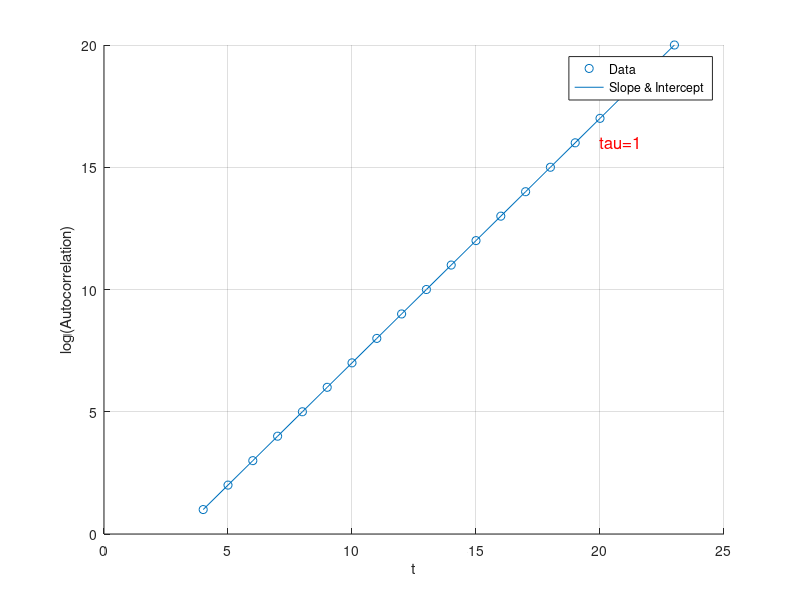

Recreate this plot in MATLAB.

n = 20;
x = (4:23).';
X = [ones(n,1) x];
y = (1:20).';
b = X\y;
yCalc = X*b;

scatter(x,y);
hold on
plot(x,yCalc);
xlabel('t')
ylabel('log(Autocorrelation)')
legend('Data','Slope & Intercept','Location','best');
grid on

tau = 1/b(2);

xc = xlim;
xl = xc(1)*0.2+xc(2)*0.8;
yc = ylim;
yl = yc(1)*0.2+yc(2)*0.8;
text(xl,yl,strcat('tau=',num2str(tau)),'Color','red','FontSize',12);


